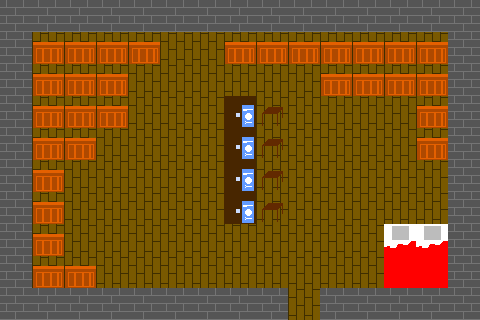

Below is a game level as drawn by its tile map, then a one-line description and the .tmx file that defines it, in full:
An orthogonal 15x10 tile map with 32x32 px tiles, 2 tile layers (Maison_Int, couche2).

<map version="1.9" tiledversion="1.9.2" orientation="orthogonal" renderorder="right-down" width="15" height="10" tilewidth="32" tileheight="32" infinite="0" nextlayerid="3" nextobjectid="1">
 <editorsettings>
  <export target="Maison_Int.json" format="json" />
 </editorsettings>
 <tileset firstgid="1" source="tileset_final.tsx" />
 <layer id="1" name="Maison_Int" width="15" height="10">
  <data encoding="csv">
14,14,14,14,14,14,14,14,14,14,14,14,14,14,14,
14,17,17,17,17,17,17,17,17,17,17,17,17,17,14,
14,17,17,17,17,17,17,17,17,17,17,17,17,17,14,
14,17,17,17,17,17,17,17,17,17,17,17,17,17,14,
14,17,17,17,17,17,17,17,17,17,17,17,17,17,14,
14,17,17,17,17,17,17,17,17,17,17,17,17,17,14,
14,17,17,17,17,17,17,17,17,17,17,17,17,17,14,
14,17,17,17,17,17,17,17,17,17,17,17,17,17,14,
14,17,17,17,17,17,17,17,17,17,17,17,17,17,14,
14,14,14,14,14,14,14,14,14,17,14,14,14,14,14
</data>
 </layer>
 <layer id="2" name="couche2" width="15" height="10">
  <data encoding="csv">
0,0,0,0,0,0,0,0,0,0,0,0,0,0,0,
0,19,19,19,19,0,0,19,19,19,19,19,19,19,0,
0,19,19,19,0,0,0,0,0,0,19,19,19,19,0,
0,19,19,19,0,0,0,18,7,0,0,0,0,19,0,
0,19,19,0,0,0,0,18,7,0,0,0,0,19,0,
0,19,0,0,0,0,0,18,7,0,0,0,0,0,0,
0,19,0,0,0,0,0,18,7,0,0,0,0,0,0,
0,19,0,0,0,0,0,0,0,0,0,0,13,13,0,
0,19,19,0,0,0,0,0,0,0,0,0,26,26,0,
0,0,0,0,0,0,0,0,0,0,0,0,0,0,0
</data>
 </layer>
</map>
